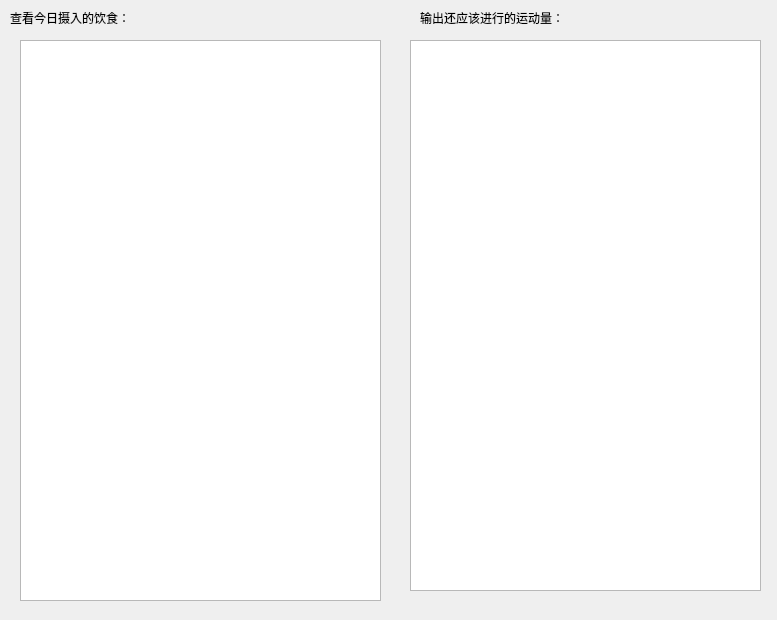
<?xml version="1.0" encoding="UTF-8"?>
<ui version="4.0">
 <class>Today</class>
 <widget class="QWidget" name="Today">
  <property name="geometry">
   <rect>
    <x>0</x>
    <y>0</y>
    <width>777</width>
    <height>620</height>
   </rect>
  </property>
  <property name="windowTitle">
   <string>Form</string>
  </property>
  <widget class="QListWidget" name="listWidget">
   <property name="geometry">
    <rect>
     <x>20</x>
     <y>40</y>
     <width>361</width>
     <height>561</height>
    </rect>
   </property>
  </widget>
  <widget class="QLabel" name="label">
   <property name="geometry">
    <rect>
     <x>10</x>
     <y>10</y>
     <width>301</width>
     <height>16</height>
    </rect>
   </property>
   <property name="text">
    <string>查看今日摄入的饮食：</string>
   </property>
  </widget>
  <widget class="QListView" name="listView">
   <property name="geometry">
    <rect>
     <x>410</x>
     <y>40</y>
     <width>351</width>
     <height>551</height>
    </rect>
   </property>
  </widget>
  <widget class="QLabel" name="label_2">
   <property name="geometry">
    <rect>
     <x>420</x>
     <y>10</y>
     <width>201</width>
     <height>16</height>
    </rect>
   </property>
   <property name="text">
    <string>输出还应该进行的运动量：</string>
   </property>
  </widget>
 </widget>
 <resources/>
 <connections/>
</ui>
